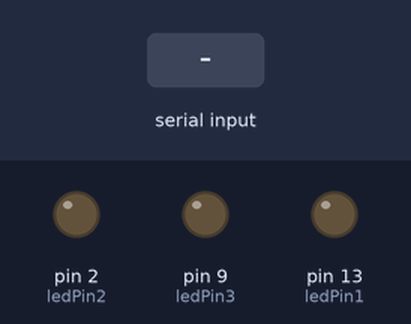
The sketch below on a simulated Arduino Uno, built with avr-gcc and run on an emulated ATmega328P. Shown: output pins drawn as LEDs (lit = HIGH). The inputs (shaded band) are chosen by the test bench.

Above: at 1.2 s.
1.3 s: "Q" received over Serial
At 2.3 s:
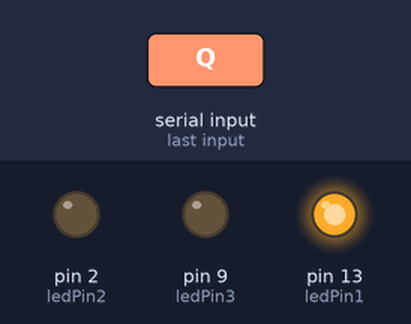
2.8 s: "W" received over Serial
At 3.5 s:
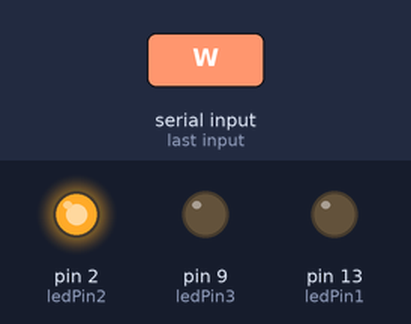
4.3 s: "E" received over Serial
At 4.6 s:
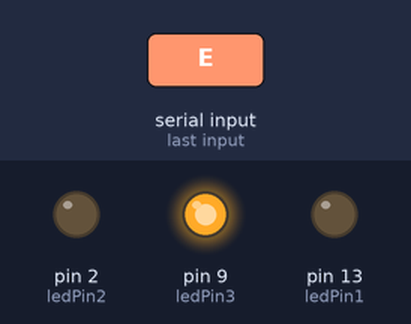
Timing chart, 0 to 7.3 s (numbered marks = the images above; inputs shaded):
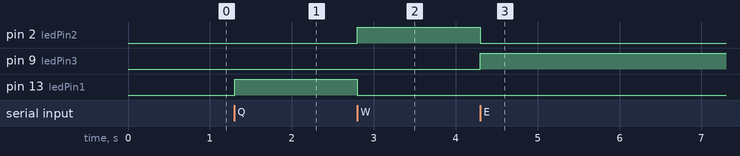

Measured:
- after the input at 1.3 s, pin 13 (ledPin1): LOW → HIGH at once
- after the input at 2.8 s, pin 2 (ledPin2): LOW → HIGH at once; pin 13 (ledPin1): HIGH → LOW at once
- after the input at 4.3 s, pin 2 (ledPin2): HIGH → LOW at once; pin 9 (ledPin3): LOW → HIGH at once

The sketch:

led_button.ino
```cpp
const int ledPin1=13;
const int ledPin2=2;
const int ledPin3=9;

int ib;
void setup(){
  Serial.begin(9600);
pinMode(ledPin1,OUTPUT);
pinMode(ledPin3,OUTPUT);
pinMode(ledPin2,OUTPUT);
}
void loop(){
  if(Serial.available()>0){
    ib=Serial.read();
    if(ib=='Q'){
digitalWrite(ledPin1,HIGH);
digitalWrite(ledPin2,LOW);
digitalWrite(ledPin3,LOW);
    }
    if(ib=='W'){
digitalWrite(ledPin1,LOW);
digitalWrite(ledPin2,HIGH);
digitalWrite(ledPin3,LOW);
}
if(ib=='E'){
digitalWrite(ledPin1,LOW);
digitalWrite(ledPin2,LOW);
digitalWrite(ledPin3,HIGH);}
}
  }
```
